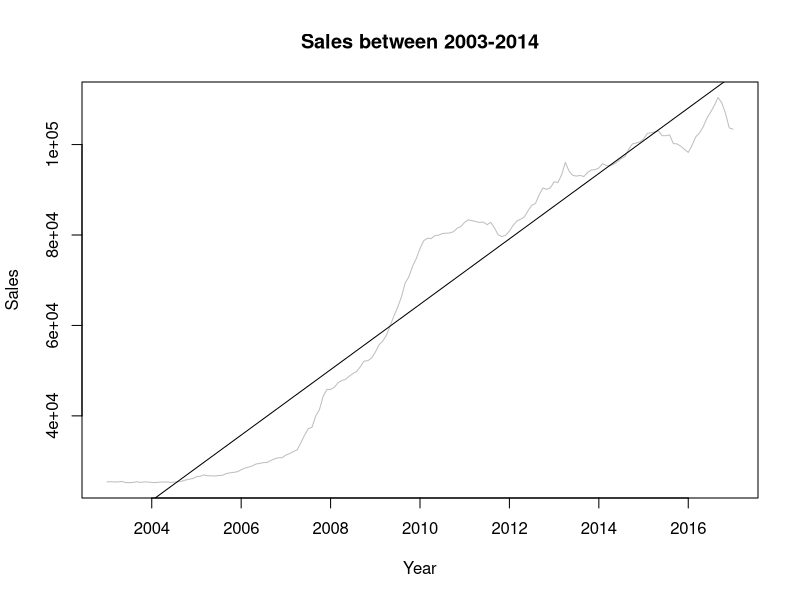
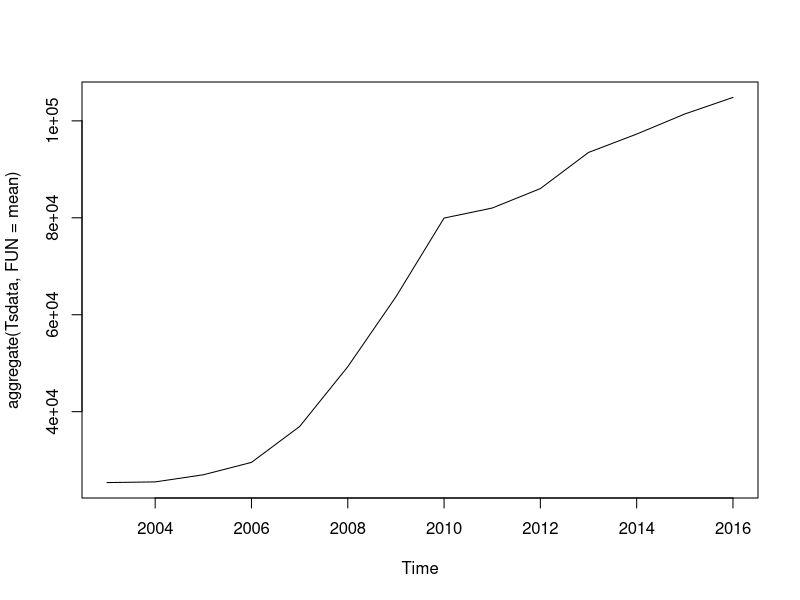
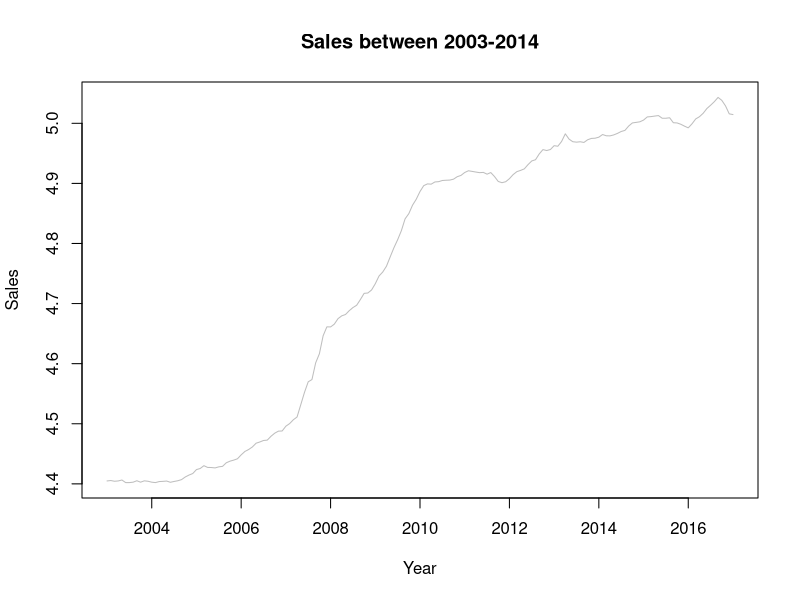
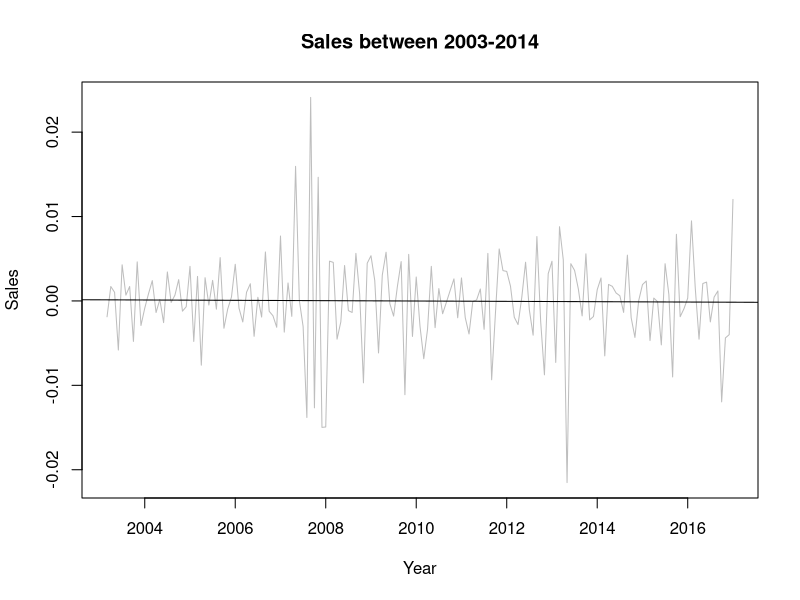
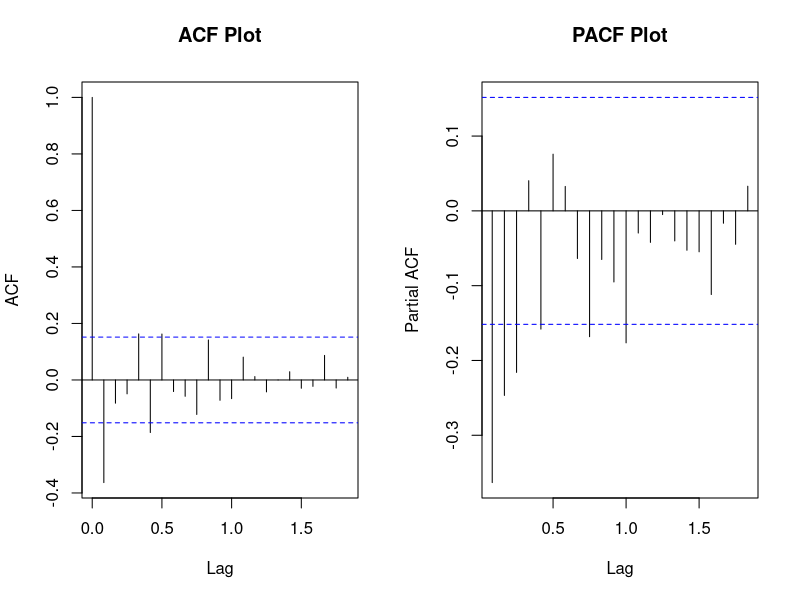
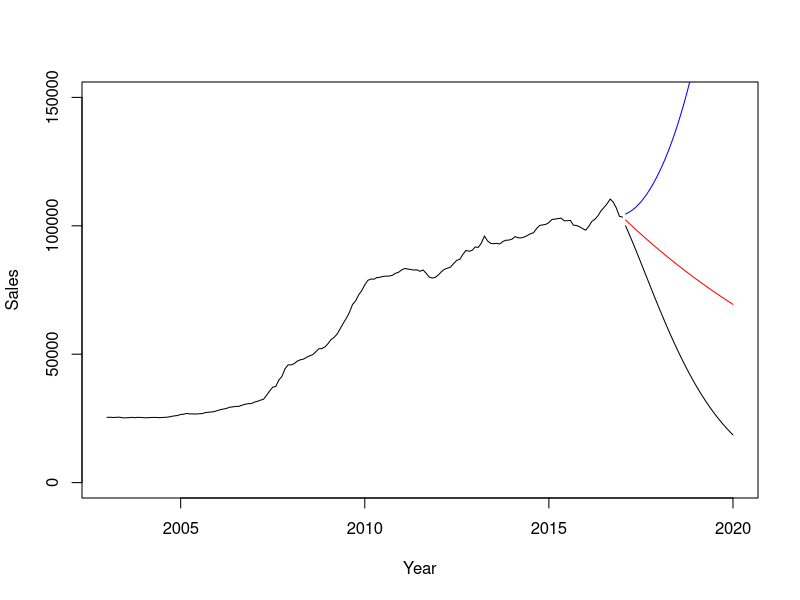
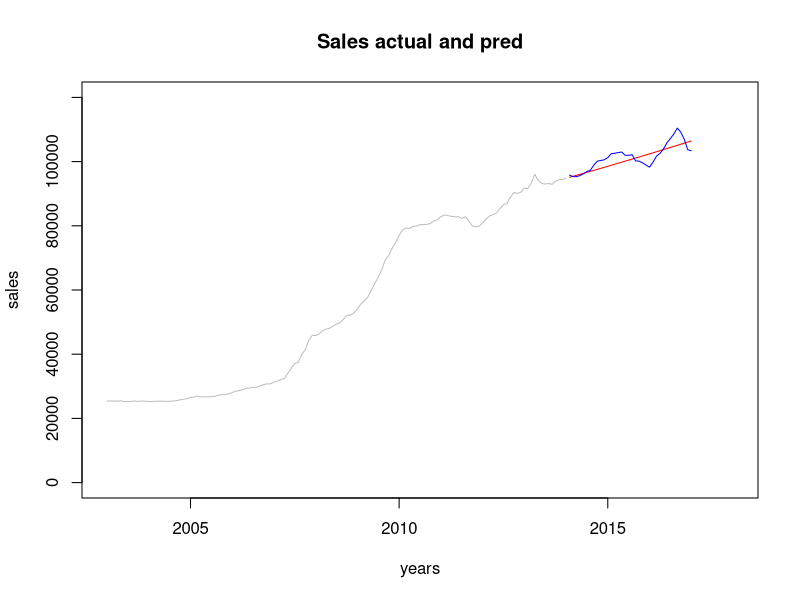

These charts were generated, in order, by the following R code:


#====================================Time series Forcasting Case Study Project==========================================

#--------------------------------------By SHASHANK TANWAR------------------------------------------------------


#----------Preparing Environment for Time Series forcasting---------------------------------------------------


list.of.packages <- c("forecast", "ggplot2","MASS","caTools","sqldf","tseries")
new.packages <- list.of.packages[!(list.of.packages %in% installed.packages()[,"Package"])]
if(length(new.packages)) install.packages(new.packages, repos="http://cran.rstudio.com/")
library(forecast)
library(tseries)

#-------------------Impoting dataset--------------------------------------------------------------------------
path<- "C:/Users/Stark/Documents/ivy files/R/Case studies/Time series case study project/IVY_Time Series Project"
setwd(path)

data<- read.csv("1sales.csv")
Tsdata<- data# backup file

dim(Tsdata)
str(Tsdata)

class(Tsdata)

# checking null values
colSums(is.na(Tsdata)) #no null values found

#----------------------Converting into timeseries dataset----------------------------------------

Tsdata<- ts(Tsdata[,2], start = c(2003,1), frequency = 12 ) 

start(Tsdata)
end(Tsdata)
frequency(Tsdata)

StructTS(Tsdata)

#----------------------Ploting data---------------------------------

plot(Tsdata,ylab="Sales", xlab="Year",main="Sales between 2003-2014",col="grey")
abline(reg = lm(Tsdata~time(Tsdata)))
cycle(Tsdata)
plot(aggregate(Tsdata,FUN=mean))

# the data has trend and drift
#clearly the data is non stationary and also dont have any seasonality

#------------Making data stationary------------------------------------------------------------

#Log transformation
Tsdata_diff1<- log10(Tsdata)
par(mfrow = c(1,1))
plot(Tsdata_diff1,ylab="Sales", xlab="Year",main="Sales between 2003-2014",col="grey")

#differencing and log transformation
Tsdata_diff2<- diff(Tsdata_diff1, differences = 2)

plot(Tsdata_diff2, ylab="Sales", xlab="Year",main="Sales between 2003-2014",col="grey")
abline(reg = lm(Tsdata_diff2~time(Tsdata_diff2)))

# with Log10 and 2 order of differencing makes the series stationary

#-----------------------Checking stationarity by Augmented dicky fuller test--------------------
Tsdata_diff2<- diff(Tsdata_diff1, differences = 2)

adf.test(Tsdata_diff2, alternative = "stationary") # p values is less than 0.05 hence the data is now stationary

#KPSS test

kpss.test(Tsdata_diff2) # stationary

#-----------------------Creating ACF and PACF Plots-------------------------------------------------------------

par(mfrow = c(1,2))

acf(Tsdata_diff2, main= "ACF Plot") # ACF plot to get the degree of MA(q)
pacf(Tsdata_diff2, main = "PACF Plot")# PACF Plot to get the degree of AR(p)

#--------------------Running ARIMA Model-----------------------------------------
ARIMAfit<- arima((Tsdata), c(0,2,1))

summary(ARIMAfit)

#Running the ARIMA model-R, gives the best model fit 
require(forecast)
ARIMAFit1=auto.arima(log10(Tsdata),approximation=TRUE,trace=TRUE)
summary(ARIMAFit1)
ARIMAFit1$residuals

#Predicting future values

pred <- predict(ARIMAFit1, n.ahead = 36)
predicted_values<- 10^(pred$pred)
predicted_values
write.csv(predicted_values, "predicted36.csv")

##Ploting the observed data and forecasted data together
par(mfrow=c(1,1))
plot(Tsdata,type="l", xlim = c(2003,2020), ylim = c(1,150000 ),xlab="Year",ylab="Sales")
lines(10^(pred$pred),col="red")
lines(10^(pred$pred+2*pred$se), col = 'blue')
lines(10^(pred$pred-2*pred$se),col="black")
##############################################################################################

# Checking accuracy by taking shorter sample to predict the known future sales value

Tsdata.train<- head(Tsdata, 133)

Tsdata.test<- tail(Tsdata, 36)


Tsdata.train<- ts(Tsdata.train ,start = c(2003,1),frequency = 12 )
Tsdata.test<- ts(Tsdata.test,start = c(2014,2),frequency = 12 )


start(Tsdata.train)
end(Tsdata.train)

start(Tsdata.test)
end(Tsdata.test)

ARIMAfit_new<- arima(log10(Tsdata.train), c(0,2,1))
summary(ARIMAfit_new)

pred<- predict(ARIMAfit_new, n.ahead = 36)
predicted_values1<- 10^pred$pred
predicted_values1


#Ploting actual and predicted
par(mfrow=c(1,1))
plot(Tsdata.train, xlab= 'years', ylab='sales', ,xlim= c(2003, 2018), ylim = c(1, 120000),main = 'Sales actual and pred', col='grey')
lines(predicted_values1, col= 'red')
lines(Tsdata.test,col='blue')

predicted_values1
Tsdata.test










